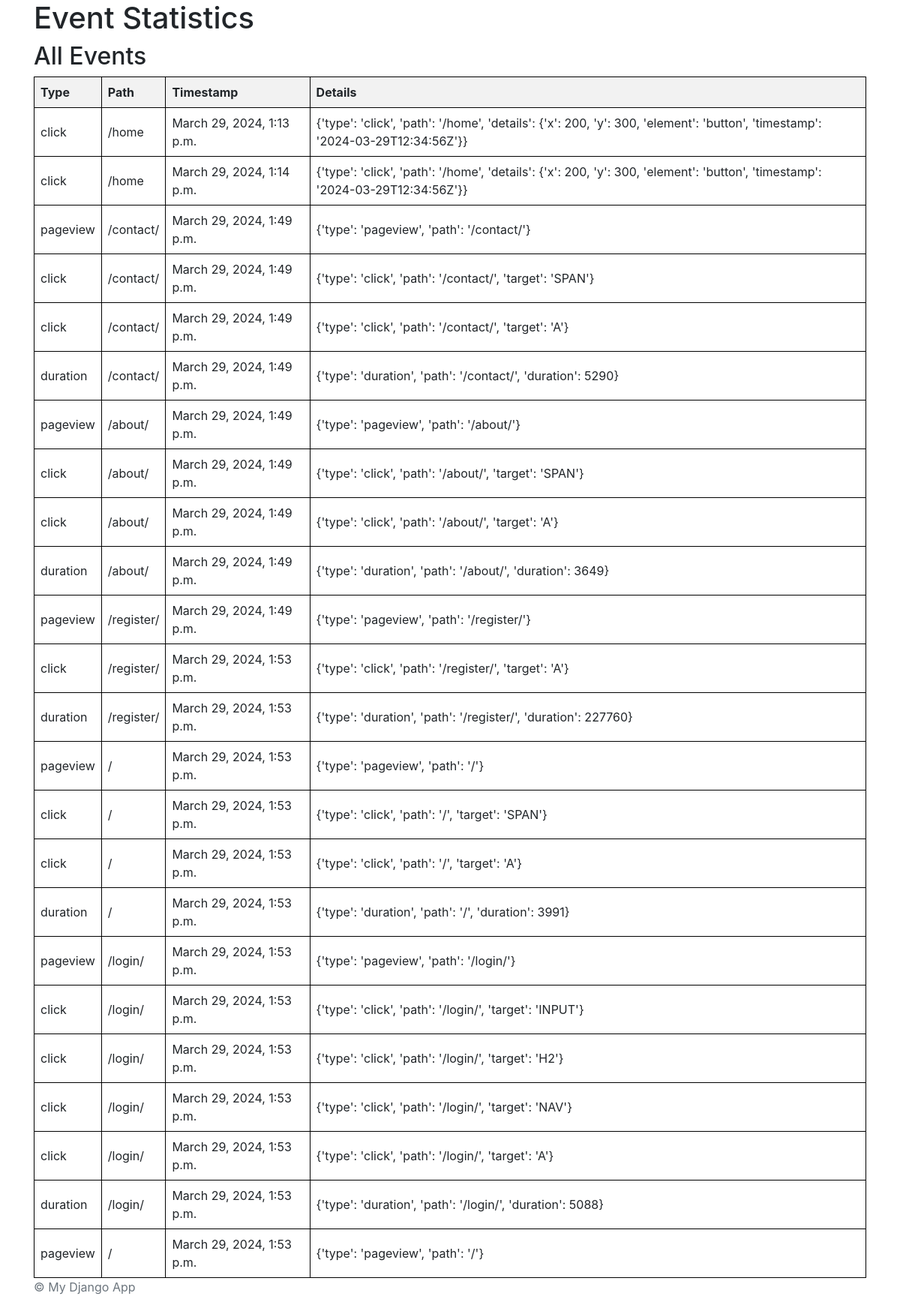
Page /statistics/ on the committed database.
### myapp/models.py (models this page shows)
class Event(models.Model):
    type = models.CharField(max_length=50)
    path = models.CharField(max_length=200)
    timestamp = models.DateTimeField(auto_now_add=True)
    details = models.JSONField()
    def __str__(self):
        return f"{self.type} on {self.path} at {self.timestamp}"

### myapp/views.py (the view)
# urls.py: path('statistics/', views.event_statistics, name='event_statistics'),
def event_statistics(request):
    events = Event.objects.all()
    return render(request, 'statistics.html', {'events': events})

### myapp/templates/statistics.html (shortened to what this page needs)
{% extends "base.html" %}
{% block content %}
  <h1>Event Statistics</h1>
  <div>
    <h2>All Events</h2>
    <table>
      <thead>
        <tr>
          <th>Type</th>
          <th>Path</th>
          <th>Timestamp</th>
          <th>Details</th>
        </tr>
      </thead>
      <tbody>
        {% for event in events %}
          <tr>
            <td>{{ event.type }}</td>
            <td>{{ event.path }}</td>
            <td>{{ event.timestamp }}</td>
            <td>{{ event.details }}</td>
          </tr>
        {% empty %}
          <tr>
            <td colspan="4">No events found.</td>
          </tr>
        {% endfor %}
      </tbody>
    </table>
  </div>
{% endblock %}

### myapp/templates/base.html (shortened to what this page needs)
<!DOCTYPE html>
<html lang="en">
<head>
    <link href="https://stackpath.bootstrapcdn.com/bootstrap/4.5.2/css/bootstrap.min.css" rel="stylesheet">
    {% load static %}
    <link rel="stylesheet" href="{% static 'styles.css' %}">
</head>
<body>
    <main role="main" class="container">
        {% block content %}{% endblock content %}
    </main>
    <footer class="footer">
        <div class="container">
            <p class="text-muted">&copy; {{ current_year }} My Django App</p>
        </div>
    </footer>
</body>
</html>

### static/styles.css (style rules this page uses)
table { width: 100%; border-collapse: collapse; }
table, th, td { border: 1px solid black; }
th, td { padding: 8px; text-align: left; }
th { background-color: #f2f2f2; }

### rows in the picture
Event: type "click", path "/home", timestamp "March 29, 2024, 1:13 p.m.", details "{'type': 'click', 'path': '/home', 'details': {'x': 200, 'y': 300, 'element': 'button', 'timestamp': '2024-03-29T12:34:56Z'}}"
Event: type "click", path "/home", timestamp "March 29, 2024, 1:14 p.m.", details "{'type': 'click', 'path': '/home', 'details': {'x': 200, 'y': 300, 'element': 'button', 'timestamp': '2024-03-29T12:34:56Z'}}"
Event: type "pageview", path "/contact/", timestamp "March 29, 2024, 1:49 p.m.", details "{'type': 'pageview', 'path': '/contact/'}"
Event: type "click", path "/contact/", timestamp "March 29, 2024, 1:49 p.m.", details "{'type': 'click', 'path': '/contact/', 'target': 'SPAN'}"
Event: type "click", path "/contact/", timestamp "March 29, 2024, 1:49 p.m.", details "{'type': 'click', 'path': '/contact/', 'target': 'A'}"
Event: type "duration", path "/contact/", timestamp "March 29, 2024, 1:49 p.m.", details "{'type': 'duration', 'path': '/contact/', 'duration': 5290}"
Event: type "pageview", path "/about/", timestamp "March 29, 2024, 1:49 p.m.", details "{'type': 'pageview', 'path': '/about/'}"
Event: type "click", path "/about/", timestamp "March 29, 2024, 1:49 p.m.", details "{'type': 'click', 'path': '/about/', 'target': 'SPAN'}"
Event: type "click", path "/about/", timestamp "March 29, 2024, 1:49 p.m.", details "{'type': 'click', 'path': '/about/', 'target': 'A'}"
Event: type "duration", path "/about/", timestamp "March 29, 2024, 1:49 p.m.", details "{'type': 'duration', 'path': '/about/', 'duration': 3649}"
Event: type "pageview", path "/register/", timestamp "March 29, 2024, 1:49 p.m.", details "{'type': 'pageview', 'path': '/register/'}"
Event: type "click", path "/register/", timestamp "March 29, 2024, 1:53 p.m.", details "{'type': 'click', 'path': '/register/', 'target': 'A'}"
Event: type "duration", path "/register/", timestamp "March 29, 2024, 1:53 p.m.", details "{'type': 'duration', 'path': '/register/', 'duration': 227760}"
Event: type "pageview", path "/", timestamp "March 29, 2024, 1:53 p.m.", details "{'type': 'pageview', 'path': '/'}"
Event: type "click", path "/", timestamp "March 29, 2024, 1:53 p.m.", details "{'type': 'click', 'path': '/', 'target': 'SPAN'}"
Event: type "click", path "/", timestamp "March 29, 2024, 1:53 p.m.", details "{'type': 'click', 'path': '/', 'target': 'A'}"
Event: type "duration", path "/", timestamp "March 29, 2024, 1:53 p.m.", details "{'type': 'duration', 'path': '/', 'duration': 3991}"
Event: type "pageview", path "/login/", timestamp "March 29, 2024, 1:53 p.m.", details "{'type': 'pageview', 'path': '/login/'}"
Event: type "click", path "/login/", timestamp "March 29, 2024, 1:53 p.m.", details "{'type': 'click', 'path': '/login/', 'target': 'INPUT'}"
Event: type "click", path "/login/", timestamp "March 29, 2024, 1:53 p.m.", details "{'type': 'click', 'path': '/login/', 'target': 'H2'}"
Event: type "click", path "/login/", timestamp "March 29, 2024, 1:53 p.m.", details "{'type': 'click', 'path': '/login/', 'target': 'NAV'}"
Event: type "click", path "/login/", timestamp "March 29, 2024, 1:53 p.m.", details "{'type': 'click', 'path': '/login/', 'target': 'A'}"
Event: type "duration", path "/login/", timestamp "March 29, 2024, 1:53 p.m.", details "{'type': 'duration', 'path': '/login/', 'duration': 5088}"
Event: type "pageview", path "/", timestamp "March 29, 2024, 1:53 p.m.", details "{'type': 'pageview', 'path': '/'}"
